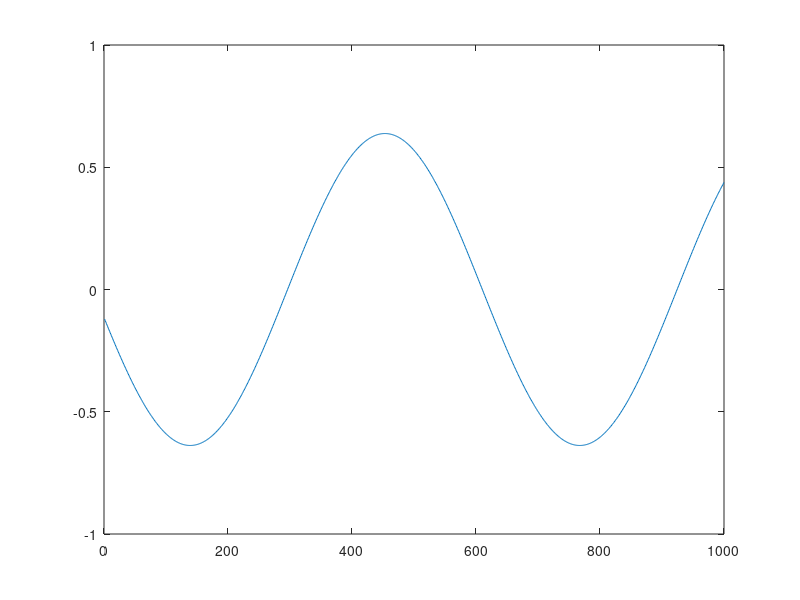
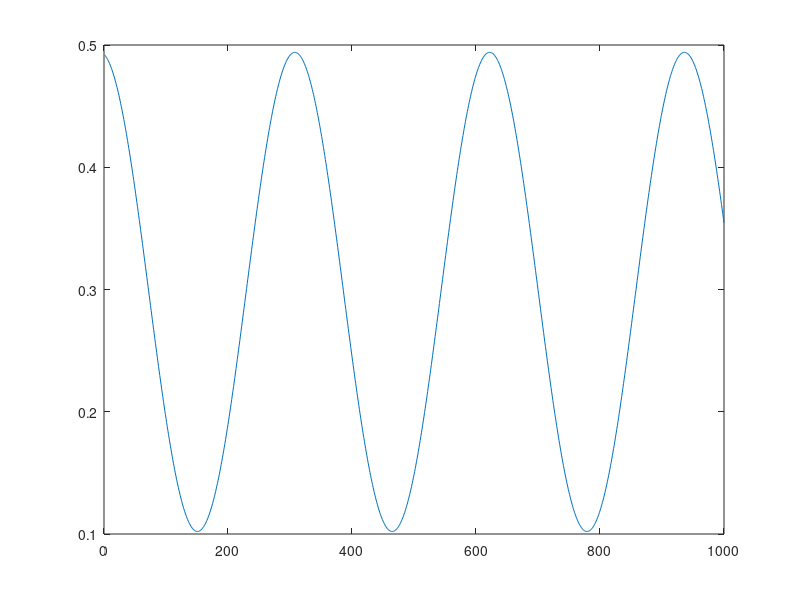

Reproduce these figures in MATLAB, in order.
N = 200;
theta = rand(N, 1) * pi; %10 zadatak
%theta = (rand(N, 1) - 1/2) * 2 * pi;
Ts = 0.01;
M = 1000;
X = zeros (M, N);
for i = 1 : N
    for t = 1 : M; 
        X(t, i) = cos(t * Ts + theta(i));
    end
end
E = zeros(1, M);
for i = 1 : M
    E(i) = mean(X(i, :));
end
Var = zeros(1, M);
for i = 1 : M
    for j = 1 : N
        Var(i) = Var(i) + (X(i, j) - mean(X(i, :)))^2;
    end
    Var(i) = 1/(N-1) * Var(i);
end
figure;
plot(E);
figure;
plot(Var);